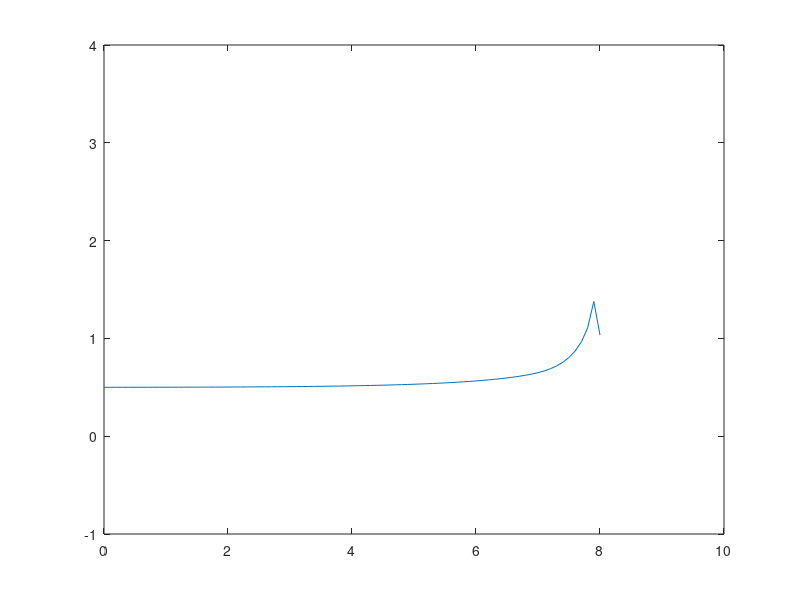

Reproduce this figure in MATLAB.
%% Mesh:
domain = [0,10]; dx = 0.1; x = domain(1):dx:domain(2);
E = zeros(size(x)); H = zeros(size(x));

%% Parameters:
rho = 1000; g = 9.81; 

%% Off-shore boundary:
H(1) = 0.5; H_rms(1) = 0.707*H(1);
E(1) = (1/8)*rho*g*H_rms(1).^2;

%% height:
h = @(x) 8 - x;
h = h(x);

%% sigma:
sigma = @(x) 2.*ones(size(x)); % arbitrary
sigma = sigma(x);
%f = sigma(x)/(2*pi);
f = sigma/(2*pi); 

%% k:
dispRel = @(k) sigma.^2 - g.*k.*tanh(k.*h); 
k = ones(size(x)); % initial guess
k = fsolve(dispRel, k); % the k values which satisfy the dispersion relationship
                        % for each sigma and each h
residual = abs(sigma.^2 - g.*k.*tanh(k.*h));

%k = @(x) 0.5*cos(x);
%k = k(x);

%% initial delta: 
B = 1; % energy dissipation parameter
R = zeros(size(x)); H_b = zeros(size(x)); delta = zeros(size(x));
H_b = 0.78*h; % H_b(1) = 0.78*h(1);
R(1) = H_b(1)/H_rms(1);
delta(1) = 1/(4*h(1))*B*rho*g*f(1)*H_rms(1)^3*(R(1)^3 + (3/2)*R(1))*exp(-R(1)^2) + ...
    (3/4)*sqrt(pi)*(1 - erf(R(1)));

%% C_g:
C_g = zeros(size(x)); 
c = zeros(size(x));
c = sigma./k;
C_g = (c/2).*(1 + (2*k.*h)/(sinh(2*k.*h)));

%% solve the problem:
for ii = 2:length(x)
    E(ii) = delta(ii - 1)*dx/C_g(ii)+ E(ii-1)*C_g(ii - 1)/C_g(ii);
    H(ii) = sqrt(8./(rho*g)*E(ii))/(0.707);
    H_rms(ii) = 0.707*H(ii);
    R(ii) = H_b(ii)/H_rms(ii);
    delta(ii) = 1/(4*h(ii))*B*rho*g*f(ii)*H_rms(ii)^3*(R(ii)^3 + (3/2)*R(ii))*exp(-R(ii)^2) + ...
    (3/4)*sqrt(pi)*(1 - erf(R(ii)));
end

%H = sqrt(8./(rho*g)*E)/(0.707);
plot(x, H)
axis([0 10 -1 4])




